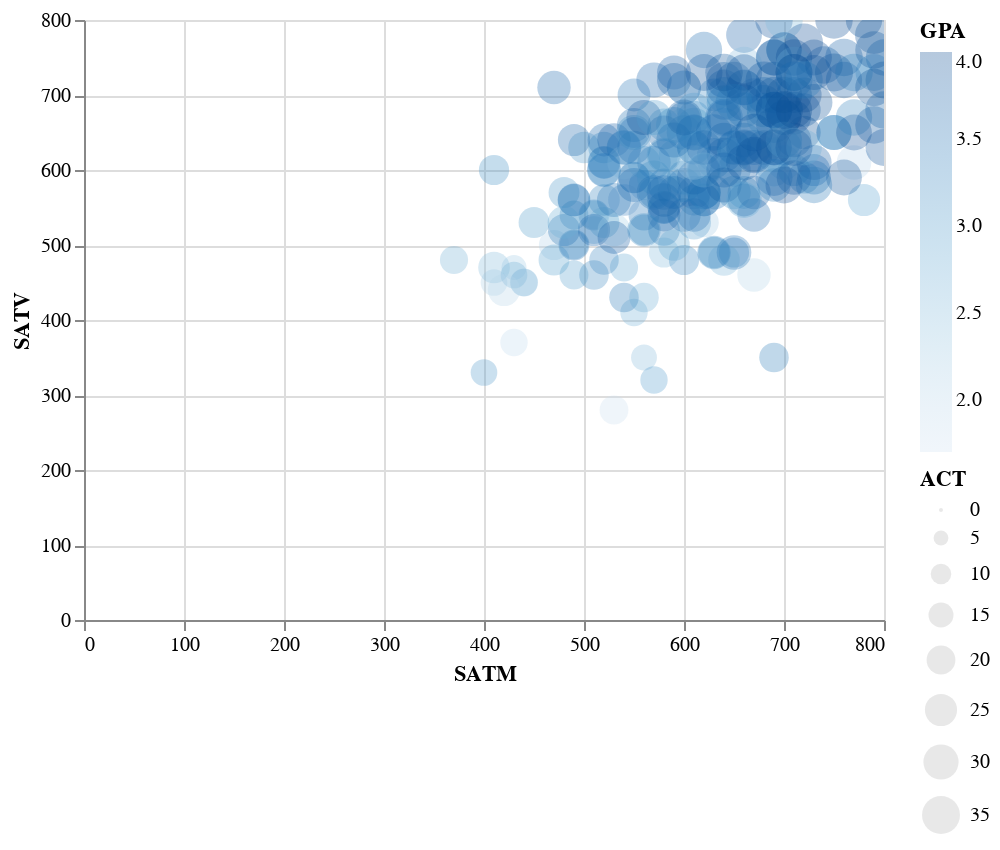

This figure's notebook cell:
### Markdown cell above
1. Scatterplot of SATM vs SATV scores. 
  - x coordinate encodes SATM scores
  - y coordinate encodes SATV scores
  - radius of points represents ACT scores
  - color represents GPA scores.
  - Features
    - Interactive plot
    - Zoom and Pan interactions
    - Tooltips showing SATM, SATV, ACT, and GPA
    - Legends

### Code cell
alt.Chart(college_scores_df).mark_point(
        filled=True,
        opacity=0.3).encode(
          x='SATM',
          y='SATV',
          color='GPA',
          size='ACT',
          tooltip=(['SATM', 'SATV', 'GPA', 'ACT'])).interactive()

### Figure 1 — Vega-Lite specification as saved in the notebook (floating-point values rounded to 4 significant figures; data arrays with more than 128 entries replaced by an {"elided": "..."} marker saying what was removed)
{"config": {"view": {"continuousWidth": 400, "continuousHeight": 300}}, "data": {"name": "data-58c4968aa40759a3816deddfec0f8bb6"}, "mark": {"type": "point", "filled": true, "opacity": 0.3}, "encoding": {"color": {"type": "quantitative", "field": "GPA"}, "size": {"type": "quantitative", "field": "ACT"}, "tooltip": [{"type": "quantitative", "field": "SATM"}, {"type": "quantitative", "field": "SATV"}, {"type": "quantitative", "field": "GPA"}, {"type": "quantitative", "field": "ACT"}], "x": {"type": "quantitative", "field": "SATM"}, "y": {"type": "quantitative", "field": "SATV"}}, "selection": {"selector053": {"type": "interval", "bind": "scales", "encodings": ["x", "y"]}}, "$schema": "https://vega.github.io/schema/vega-lite/v4.8.1.json", "datasets": {"data-58c4968aa40759a3816deddfec0f8bb6": {"elided": "271 records"}}}
